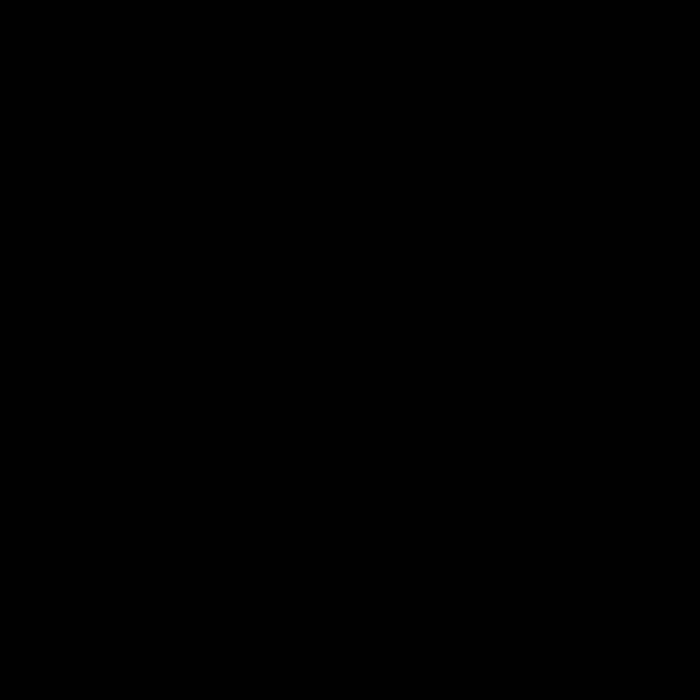
Frame 1 (no input)
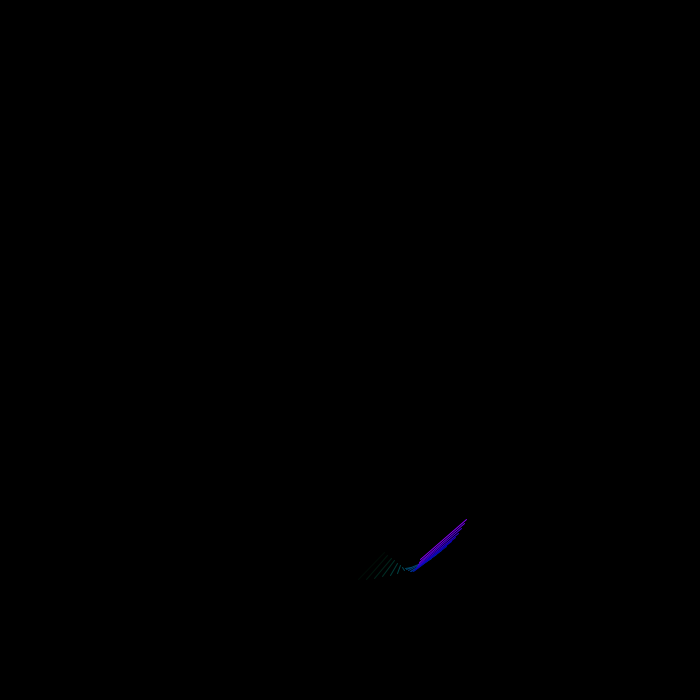
Frame 60 (the mouse pressed at the canvas centre just before this capture)
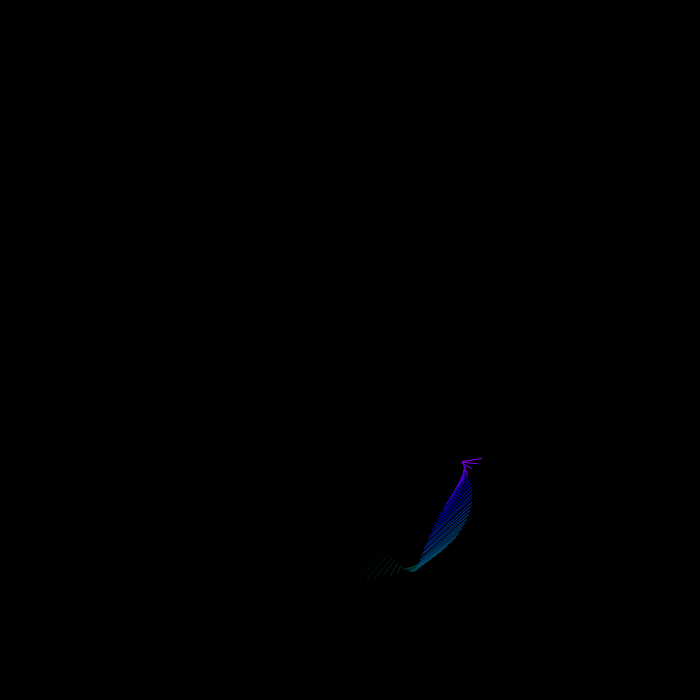
Frame 120 (the mouse held since frame 60 and released just before this capture)

The Processing sketch that drew these frames (run headless with seeded random() and noise(); from frame 60 on, the mouse is pressed at the canvas centre):

// Processing sketch: colored_circle_sincos
// ── colored_circle_sincos.pde
// color: 150, 190, 222, 244, 255, 273
import java.util.LinkedList;


float angle = 0;
int maxSize = 100;
// LinkedList<PVector> list = new LinkedList();
LinkedList<Float> floats = new LinkedList();

void setup() {
  size(700, 700);
  colorMode(HSB, 360, 100, 100);
  noFill();
}

void draw() {
  background(0);

  // float x = width/2 + 300 * cos(radians(angle));
  // float y = height/2 + 300 * sin(radians(angle));
  // PVector current = new PVector(x, y);
  // addNewElement(current);

  if (floats.size() > maxSize) {
    floats.removeFirst();
  }
  if (frameCount%3 == 0) {
    floats.addLast((float) frameCount);
  }

translate(width/2, height/2);

  for (int i = 0; i < floats.size(); i++) {
    // PVector vec = list.get(i);
    int hue = int(map(i, 0, floats.size(), 150, 280));
    int brightness = int(map(i, 0, floats.size(), 5, 100));
    stroke(hue, 100, brightness);
    // ellipse(vec.x, vec.y, 40, 40);
    f(floats.get(i));
  }

  angle += 3;
}

// void addNewElement(PVector vec) {
//   if (list.size() > maxSize) {
//     list.removeFirst();
//   }
//   list.addLast(vec);
// }

void f(float t) {
  line(
    sin(t/140)*200+cos(t/30)*30,
    cos(t/140)*200 + sin(t/30)*30,
    atan(t/140)*200+sin(t/30)*39,
    cos(t/140)*200+cos(t/30)*30
    );


  // float t = (float) frameCount;
  // translate(width/2, height/2);
  // rotate(t/200);

  // reference
  // line(sin(t/140)*200+cos(t/30)*30, cos(t/140)*200 + sin(t/30)*30,
  //     atan(t/140)*200+sin(t/30)*39, cos(t/140)*200+cos(t/30)*30);
}
